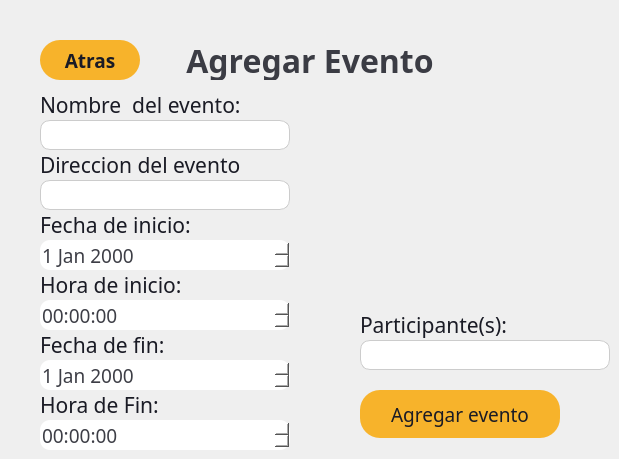
    <widget class="QWidget" name="AddEvents">
     <widget class="QPushButton" name="backBTN_5">
      <property name="geometry">
       <rect>
        <x>40</x>
        <y>40</y>
        <width>100</width>
        <height>40</height>
       </rect>
      </property>
      <property name="font">
       <font>
        <family>IBM Plex Mono</family>
        <pointsize>14</pointsize>
        <weight>75</weight>
        <bold>true</bold>
       </font>
      </property>
      <property name="styleSheet">
       <string notr="true">QPushButton {
    border-radius: 20px;
    background-color: #f7b32b;
color: #1a1b25;
}

QPushButton:hover {
    background-color: #ffc04c; /* Change color on hover */
}

QPushButton:pressed {
    background-color: #d18f23; /* Change color when pressed */
}
</string>
      </property>
      <property name="text">
       <string>Atras</string>
      </property>
      <property name="icon">
       <iconset resource="img.qrc">
        <normaloff>:/icons/atras.svg</normaloff>:/icons/atras.svg</iconset>
      </property>
      <property name="iconSize">
       <size>
        <width>24</width>
        <height>24</height>
       </size>
      </property>
     </widget>
     <widget class="QLabel" name="mainHeader_5">
      <property name="geometry">
       <rect>
        <x>150</x>
        <y>40</y>
        <width>320</width>
        <height>40</height>
       </rect>
      </property>
      <property name="palette">
       <palette>
        <active>
         <colorrole role="WindowText">
          <brush brushstyle="SolidPattern">
           <color alpha="216">
            <red>26</red>
            <green>27</green>
            <blue>37</blue>
           </color>
          </brush>
         </colorrole>
         <colorrole role="Base">
          <brush brushstyle="SolidPattern">
           <color alpha="255">
            <red>30</red>
            <green>30</green>
            <blue>30</blue>
           </color>
          </brush>
         </colorrole>
         <colorrole role="Window">
          <brush brushstyle="SolidPattern">
           <color alpha="255">
            <red>242</red>
            <green>243</green>
            <blue>244</blue>
           </color>
          </brush>
         </colorrole>
        </active>
        <inactive>
         <colorrole role="WindowText">
          <brush brushstyle="SolidPattern">
           <color alpha="216">
            <red>26</red>
            <green>27</green>
            <blue>37</blue>
           </color>
          </brush>
         </colorrole>
         <colorrole role="Base">
          <brush brushstyle="SolidPattern">
           <color alpha="255">
            <red>30</red>
            <green>30</green>
            <blue>30</blue>
           </color>
          </brush>
         </colorrole>
         <colorrole role="Window">
          <brush brushstyle="SolidPattern">
           <color alpha="255">
            <red>242</red>
            <green>243</green>
            <blue>244</blue>
           </color>
          </brush>
         </colorrole>
        </inactive>
        <disabled>
         <colorrole role="WindowText">
          <brush brushstyle="SolidPattern">
           <color alpha="63">
            <red>255</red>
            <green>255</green>
            <blue>255</blue>
           </color>
          </brush>
         </colorrole>
         <colorrole role="Base">
          <brush brushstyle="SolidPattern">
           <color alpha="255">
            <red>242</red>
            <green>243</green>
            <blue>244</blue>
           </color>
          </brush>
         </colorrole>
         <colorrole role="Window">
          <brush brushstyle="SolidPattern">
           <color alpha="255">
            <red>242</red>
            <green>243</green>
            <blue>244</blue>
           </color>
          </brush>
         </colorrole>
        </disabled>
       </palette>
      </property>
      <property name="font">
       <font>
        <family>IBM Plex Mono</family>
        <pointsize>24</pointsize>
        <weight>75</weight>
        <bold>true</bold>
       </font>
      </property>
      <property name="text">
       <string>Agregar Evento</string>
      </property>
      <property name="alignment">
       <set>Qt::AlignCenter</set>
      </property>
     </widget>
     <widget class="QLabel" name="nombreEventoLabel">
      <property name="geometry">
       <rect>
        <x>40</x>
        <y>90</y>
        <width>200</width>
        <height>30</height>
       </rect>
      </property>
      <property name="font">
       <font>
        <family>IBM Plex Mono</family>
        <pointsize>16</pointsize>
       </font>
      </property>
      <property name="styleSheet">
       <string notr="true"> QLabel {
    color: #1a1b25; /* Text color */
}</string>
      </property>
      <property name="text">
       <string>Nombre  del evento:</string>
      </property>
     </widget>
     <widget class="QLineEdit" name="nombreEventoInput">
      <property name="geometry">
       <rect>
        <x>40</x>
        <y>120</y>
        <width>250</width>
        <height>30</height>
       </rect>
      </property>
      <property name="font">
       <font>
        <family>.AppleSystemUIFont</family>
        <pointsize>14</pointsize>
       </font>
      </property>
      <property name="styleSheet">
       <string notr="true">/* Stylesheet for QLineEdit */
QLineEdit {
    border-radius: 10px; /* Adjust border radius as needed */
    background-color: #ffffff; /* Background color for the line edit */
    padding: 5px; /* Adjust padding as needed */
    border: 1px solid #cccccc; /* Border color and width */
    color: #333333; /* Text color */
}

/* Stylesheet for QLineEdit when focused */
QLineEdit:focus {
    border-color: #0078d7; /* Change border color when the line edit is focused */
}</string>
      </property>
      <property name="text">
       <string/>
      </property>
     </widget>
     <widget class="QLabel" name="imgevent">
      <property name="geometry">
       <rect>
        <x>310</x>
        <y>70</y>
        <width>300</width>
        <height>270</height>
       </rect>
      </property>
      <property name="text">
       <string/>
      </property>
      <property name="pixmap">
       <pixmap resource="img.qrc">:/img/addEvent.png</pixmap>
      </property>
     </widget>
     <widget class="QLabel" name="addressEventoLabel">
      <property name="geometry">
       <rect>
        <x>40</x>
        <y>150</y>
        <width>200</width>
        <height>30</height>
       </rect>
      </property>
      <property name="font">
       <font>
        <family>IBM Plex Mono</family>
        <pointsize>16</pointsize>
       </font>
      </property>
      <property name="styleSheet">
       <string notr="true"> QLabel {
    color: #1a1b25; /* Text color */
}</string>
      </property>
      <property name="text">
       <string>Direccion del evento:</string>
      </property>
     </widget>
     <widget class="QLineEdit" name="addressEventoInput">
      <property name="geometry">
       <rect>
        <x>40</x>
        <y>180</y>
        <width>250</width>
        <height>30</height>
       </rect>
      </property>
      <property name="font">
       <font>
        <family>IBM Plex Mono</family>
        <pointsize>14</pointsize>
       </font>
      </property>
      <property name="styleSheet">
       <string notr="true">/* Stylesheet for QLineEdit */
QLineEdit {
    border-radius: 10px; /* Adjust border radius as needed */
    background-color: #ffffff; /* Background color for the line edit */
    padding: 5px; /* Adjust padding as needed */
    border: 1px solid #cccccc; /* Border color and width */
    color: #333333; /* Text color */
}

/* Stylesheet for QLineEdit when focused */
QLineEdit:focus {
    border-color: #0078d7; /* Change border color when the line edit is focused */
}</string>
      </property>
      <property name="text">
       <string/>
      </property>
     </widget>
     <widget class="QDateEdit" name="fechaInicioInput">
      <property name="geometry">
       <rect>
        <x>40</x>
        <y>240</y>
        <width>250</width>
        <height>30</height>
       </rect>
      </property>
      <property name="palette">
       <palette>
        <active>
         <colorrole role="Button">
          <brush brushstyle="SolidPattern">
           <color alpha="255">
            <red>255</red>
            <green>255</green>
            <blue>255</blue>
           </color>
          </brush>
         </colorrole>
         <colorrole role="Text">
          <brush brushstyle="SolidPattern">
           <color alpha="216">
            <red>26</red>
            <green>27</green>
            <blue>37</blue>
           </color>
          </brush>
         </colorrole>
         <colorrole role="Base">
          <brush brushstyle="SolidPattern">
           <color alpha="255">
            <red>255</red>
            <green>255</green>
            <blue>255</blue>
           </color>
          </brush>
         </colorrole>
         <colorrole role="Window">
          <brush brushstyle="SolidPattern">
           <color alpha="255">
            <red>255</red>
            <green>255</green>
            <blue>255</blue>
           </color>
          </brush>
         </colorrole>
         <colorrole role="PlaceholderText">
          <brush brushstyle="SolidPattern">
           <color alpha="128">
            <red>26</red>
            <green>27</green>
            <blue>37</blue>
           </color>
          </brush>
         </colorrole>
        </active>
        <inactive>
         <colorrole role="Button">
          <brush brushstyle="SolidPattern">
           <color alpha="255">
            <red>255</red>
            <green>255</green>
            <blue>255</blue>
           </color>
          </brush>
         </colorrole>
         <colorrole role="Text">
          <brush brushstyle="SolidPattern">
           <color alpha="216">
            <red>26</red>
            <green>27</green>
            <blue>37</blue>
           </color>
          </brush>
         </colorrole>
         <colorrole role="Base">
          <brush brushstyle="SolidPattern">
           <color alpha="255">
            <red>255</red>
            <green>255</green>
            <blue>255</blue>
           </color>
          </brush>
         </colorrole>
         <colorrole role="Window">
          <brush brushstyle="SolidPattern">
           <color alpha="255">
            <red>255</red>
            <green>255</green>
            <blue>255</blue>
           </color>
          </brush>
         </colorrole>
         <colorrole role="PlaceholderText">
          <brush brushstyle="SolidPattern">
           <color alpha="128">
            <red>26</red>
            <green>27</green>
            <blue>37</blue>
           </color>
          </brush>
         </colorrole>
        </inactive>
        <disabled>
         <colorrole role="Button">
          <brush brushstyle="SolidPattern">
           <color alpha="255">
            <red>255</red>
            <green>255</green>
            <blue>255</blue>
           </color>
          </brush>
         </colorrole>
         <colorrole role="Text">
          <brush brushstyle="SolidPattern">
           <color alpha="63">
            <red>255</red>
            <green>255</green>
            <blue>255</blue>
           </color>
          </brush>
         </colorrole>
         <colorrole role="Base">
          <brush brushstyle="SolidPattern">
           <color alpha="255">
            <red>255</red>
            <green>255</green>
            <blue>255</blue>
           </color>
          </brush>
         </colorrole>
         <colorrole role="Window">
          <brush brushstyle="SolidPattern">
           <color alpha="255">
            <red>255</red>
            <green>255</green>
            <blue>255</blue>
           </color>
          </brush>
         </colorrole>
         <colorrole role="PlaceholderText">
          <brush brushstyle="SolidPattern">
           <color alpha="128">
            <red>255</red>
            <green>255</green>
            <blue>255</blue>
           </color>
          </brush>
         </colorrole>
        </disabled>
       </palette>
      </property>
      <property name="font">
       <font>
        <family>IBM Plex Mono</family>
        <pointsize>14</pointsize>
       </font>
      </property>
      <property name="styleSheet">
       <string notr="true">/* Stylesheet for QDateEdit */
QDateEdit {
    border-radius: 10px; /* Adjust border radius as needed */
    background-color: #ffffff; /* Background color for the date edit */
}

/* Stylesheet for QLineEdit within QDateEdit */
QDateEdit QLineEdit {
    border-radius: 10px; /* Adjust border radius as needed */
    background-color: #ffffff; /* Background color for the line edit */
    padding: 5px; /* Adjust padding as needed */
    border: 1px solid #cccccc; /* Border color and width */
    color: #1a1b25; /* Text color */
}

/* Stylesheet for QLineEdit within QDateEdit when focused */
QDateEdit QLineEdit:focus {
    border-color: #0078d7; /* Change border color when the line edit is focused */
}
</string>
      </property>
     </widget>
     <widget class="QLabel" name="fechaIN">
      <property name="geometry">
       <rect>
        <x>40</x>
        <y>210</y>
        <width>200</width>
        <height>30</height>
       </rect>
      </property>
      <property name="font">
       <font>
        <family>IBM Plex Mono</family>
        <pointsize>16</pointsize>
       </font>
      </property>
      <property name="styleSheet">
       <string notr="true"> QLabel {
    color: #1a1b25; /* Text color */
}</string>
      </property>
      <property name="text">
       <string>Fecha de inicio:</string>
      </property>
     </widget>
     <widget class="QLabel" name="horaIN">
      <property name="geometry">
       <rect>
        <x>40</x>
        <y>270</y>
        <width>200</width>
        <height>30</height>
       </rect>
      </property>
      <property name="font">
       <font>
        <family>IBM Plex Mono</family>
        <pointsize>16</pointsize>
       </font>
      </property>
      <property name="styleSheet">
       <string notr="true"> QLabel {
    color: #1a1b25; /* Text color */
}</string>
      </property>
      <property name="text">
       <string>Hora de inicio:</string>
      </property>
     </widget>
     <widget class="QTimeEdit" name="horaInicioInput">
      <property name="geometry">
       <rect>
        <x>40</x>
        <y>300</y>
        <width>250</width>
        <height>30</height>
       </rect>
      </property>
      <property name="palette">
       <palette>
        <active>
         <colorrole role="Button">
          <brush brushstyle="SolidPattern">
           <color alpha="255">
            <red>255</red>
            <green>255</green>
            <blue>255</blue>
           </color>
          </brush>
         </colorrole>
         <colorrole role="Text">
          <brush brushstyle="SolidPattern">
           <color alpha="216">
            <red>26</red>
            <green>27</green>
            <blue>37</blue>
           </color>
          </brush>
         </colorrole>
         <colorrole role="Base">
          <brush brushstyle="SolidPattern">
           <color alpha="255">
            <red>255</red>
            <green>255</green>
            <blue>255</blue>
           </color>
          </brush>
         </colorrole>
         <colorrole role="Window">
          <brush brushstyle="SolidPattern">
           <color alpha="255">
            <red>255</red>
            <green>255</green>
            <blue>255</blue>
           </color>
          </brush>
         </colorrole>
         <colorrole role="PlaceholderText">
          <brush brushstyle="SolidPattern">
           <color alpha="128">
            <red>26</red>
            <green>27</green>
            <blue>37</blue>
           </color>
          </brush>
         </colorrole>
        </active>
        <inactive>
         <colorrole role="Button">
          <brush brushstyle="SolidPattern">
           <color alpha="255">
            <red>255</red>
            <green>255</green>
            <blue>255</blue>
           </color>
          </brush>
         </colorrole>
         <colorrole role="Text">
          <brush brushstyle="SolidPattern">
           <color alpha="216">
            <red>26</red>
            <green>27</green>
            <blue>37</blue>
           </color>
          </brush>
         </colorrole>
         <colorrole role="Base">
          <brush brushstyle="SolidPattern">
           <color alpha="255">
            <red>255</red>
            <green>255</green>
            <blue>255</blue>
           </color>
          </brush>
         </colorrole>
         <colorrole role="Window">
          <brush brushstyle="SolidPattern">
           <color alpha="255">
            <red>255</red>
            <green>255</green>
            <blue>255</blue>
           </color>
          </brush>
         </colorrole>
         <colorrole role="PlaceholderText">
          <brush brushstyle="SolidPattern">
           <color alpha="128">
            <red>26</red>
            <green>27</green>
            <blue>37</blue>
           </color>
          </brush>
         </colorrole>
        </inactive>
        <disabled>
         <colorrole role="Button">
          <brush brushstyle="SolidPattern">
           <color alpha="255">
            <red>255</red>
            <green>255</green>
            <blue>255</blue>
           </color>
          </brush>
         </colorrole>
         <colorrole role="Text">
          <brush brushstyle="SolidPattern">
           <color alpha="63">
            <red>255</red>
            <green>255</green>
            <blue>255</blue>
           </color>
          </brush>
         </colorrole>
         <colorrole role="Base">
          <brush brushstyle="SolidPattern">
           <color alpha="255">
            <red>255</red>
            <green>255</green>
            <blue>255</blue>
           </color>
          </brush>
         </colorrole>
         <colorrole role="Window">
          <brush brushstyle="SolidPattern">
           <color alpha="255">
            <red>255</red>
            <green>255</green>
            <blue>255</blue>
           </color>
          </brush>
         </colorrole>
         <colorrole role="PlaceholderText">
          <brush brushstyle="SolidPattern">
           <color alpha="128">
            <red>255</red>
            <green>255</green>
            <blue>255</blue>
           </color>
          </brush>
         </colorrole>
        </disabled>
       </palette>
      </property>
      <property name="font">
       <font>
        <family>IBM Plex Mono</family>
        <pointsize>14</pointsize>
       </font>
      </property>
      <property name="styleSheet">
       <string notr="true">/* Stylesheet for QDateEdit */
QTimeEdit  {
    border-radius: 10px; /* Adjust border radius as needed */
    background-color: #ffffff; /* Background color for the date edit */
}

/* Stylesheet for QLineEdit within QDateEdit */
QTimeEdit QLineEdit {
    border-radius: 10px; /* Adjust border radius as needed */
    background-color: #ffffff; /* Background color for the line edit */
    padding: 5px; /* Adjust padding as needed */
    border: 1px solid #cccccc; /* Border color and width */
    color: #1a1b25; /* Text color */
}

/* Stylesheet for QLineEdit within QDateEdit when focused */
QTimeEdit QLineEdit:focus {
    border-color: #0078d7; /* Change border color when the line edit is focused */
}
</string>
      </property>
     </widget>
     <widget class="QLabel" name="fechaFin">
      <property name="geometry">
       <rect>
        <x>40</x>
        <y>330</y>
        <width>200</width>
        <height>30</height>
       </rect>
      </property>
      <property name="font">
       <font>
        <family>IBM Plex Mono</family>
        <pointsize>16</pointsize>
       </font>
      </property>
      <property name="styleSheet">
       <string notr="true"> QLabel {
    color: #1a1b25; /* Text color */
}</string>
      </property>
      <property name="text">
       <string>Fecha de fin:</string>
      </property>
     </widget>
     <widget class="QDateEdit" name="fechaFinInput">
      <property name="geometry">
       <rect>
        <x>40</x>
        <y>360</y>
        <width>250</width>
        <height>30</height>
       </rect>
      </property>
      <property name="palette">
       <palette>
        <active>
         <colorrole role="Button">
          <brush brushstyle="SolidPattern">
           <color alpha="255">
            <red>255</red>
            <green>255</green>
            <blue>255</blue>
           </color>
          </brush>
         </colorrole>
         <colorrole role="Text">
          <brush brushstyle="SolidPattern">
           <color alpha="216">
            <red>26</red>
            <green>27</green>
            <blue>37</blue>
           </color>
          </brush>
         </colorrole>
         <colorrole role="Base">
          <brush brushstyle="SolidPattern">
           <color alpha="255">
            <red>255</red>
            <green>255</green>
            <blue>255</blue>
           </color>
          </brush>
         </colorrole>
         <colorrole role="Window">
          <brush brushstyle="SolidPattern">
           <color alpha="255">
            <red>255</red>
            <green>255</green>
            <blue>255</blue>
           </color>
          </brush>
         </colorrole>
         <colorrole role="PlaceholderText">
          <brush brushstyle="SolidPattern">
           <color alpha="128">
            <red>26</red>
            <green>27</green>
            <blue>37</blue>
           </color>
          </brush>
         </colorrole>
        </active>
        <inactive>
         <colorrole role="Button">
          <brush brushstyle="SolidPattern">
           <color alpha="255">
            <red>255</red>
            <green>255</green>
            <blue>255</blue>
           </color>
          </brush>
         </colorrole>
         <colorrole role="Text">
          <brush brushstyle="SolidPattern">
           <color alpha="216">
            <red>26</red>
            <green>27</green>
            <blue>37</blue>
           </color>
          </brush>
         </colorrole>
         <colorrole role="Base">
          <brush brushstyle="SolidPattern">
           <color alpha="255">
            <red>255</red>
            <green>255</green>
            <blue>255</blue>
           </color>
          </brush>
         </colorrole>
         <colorrole role="Window">
          <brush brushstyle="SolidPattern">
           <color alpha="255">
            <red>255</red>
            <green>255</green>
            <blue>255</blue>
           </color>
          </brush>
         </colorrole>
         <colorrole role="PlaceholderText">
          <brush brushstyle="SolidPattern">
           <color alpha="128">
            <red>26</red>
            <green>27</green>
            <blue>37</blue>
           </color>
          </brush>
         </colorrole>
        </inactive>
        <disabled>
         <colorrole role="Button">
          <brush brushstyle="SolidPattern">
           <color alpha="255">
            <red>255</red>
            <green>255</green>
            <blue>255</blue>
           </color>
          </brush>
         </colorrole>
         <colorrole role="Text">
          <brush brushstyle="SolidPattern">
           <color alpha="63">
            <red>255</red>
            <green>255</green>
            <blue>255</blue>
           </color>
          </brush>
         </colorrole>
         <colorrole role="Base">
          <brush brushstyle="SolidPattern">
           <color alpha="255">
            <red>255</red>
            <green>255</green>
            <blue>255</blue>
           </color>
          </brush>
         </colorrole>
         <colorrole role="Window">
          <brush brushstyle="SolidPattern">
           <color alpha="255">
            <red>255</red>
            <green>255</green>
            <blue>255</blue>
           </color>
          </brush>
         </colorrole>
         <colorrole role="PlaceholderText">
          <brush brushstyle="SolidPattern">
           <color alpha="128">
            <red>255</red>
            <green>255</green>
            <blue>255</blue>
           </color>
          </brush>
         </colorrole>
        </disabled>
       </palette>
      </property>
      <property name="font">
       <font>
        <family>IBM Plex Mono</family>
        <pointsize>14</pointsize>
       </font>
      </property>
      <property name="styleSheet">
       <string notr="true">/* Stylesheet for QDateEdit */
QDateEdit {
    border-radius: 10px; /* Adjust border radius as needed */
    background-color: #ffffff; /* Background color for the date edit */
}

/* Stylesheet for QLineEdit within QDateEdit */
QDateEdit QLineEdit {
    border-radius: 10px; /* Adjust border radius as needed */
    background-color: #ffffff; /* Background color for the line edit */
    padding: 5px; /* Adjust padding as needed */
    border: 1px solid #cccccc; /* Border color and width */
    color: #1a1b25; /* Text color */
}

/* Stylesheet for QLineEdit within QDateEdit when focused */
QDateEdit QLineEdit:focus {
    border-color: #0078d7; /* Change border color when the line edit is focused */
}
</string>
      </property>
     </widget>
     <widget class="QLabel" name="horaFin">
      <property name="geometry">
       <rect>
        <x>40</x>
        <y>390</y>
        <width>200</width>
        <height>30</height>
       </rect>
      </property>
      <property name="font">
       <font>
        <family>IBM Plex Mono</family>
        <pointsize>16</pointsize>
       </font>
      </property>
      <property name="styleSheet">
       <string notr="true"> QLabel {
    color: #1a1b25; /* Text color */
}</string>
      </property>
      <property name="text">
       <string>Hora de Fin:</string>
      </property>
     </widget>
     <widget class="QTimeEdit" name="horaFinInput">
      <property name="geometry">
       <rect>
        <x>40</x>
        <y>420</y>
        <width>250</width>
        <height>30</height>
       </rect>
      </property>
      <property name="palette">
       <palette>
        <active>
         <colorrole role="Button">
          <brush brushstyle="SolidPattern">
           <color alpha="255">
            <red>255</red>
            <green>255</green>
            <blue>255</blue>
           </color>
          </brush>
         </colorrole>
         <colorrole role="Text">
          <brush brushstyle="SolidPattern">
           <color alpha="216">
            <red>26</red>
            <green>27</green>
            <blue>37</blue>
           </color>
          </brush>
         </colorrole>
         <colorrole role="Base">
          <brush brushstyle="SolidPattern">
           <color alpha="255">
            <red>255</red>
            <green>255</green>
            <blue>255</blue>
           </color>
          </brush>
         </colorrole>
         <colorrole role="Window">
          <brush brushstyle="SolidPattern">
           <color alpha="255">
            <red>255</red>
            <green>255</green>
            <blue>255</blue>
           </color>
          </brush>
         </colorrole>
         <colorrole role="PlaceholderText">
          <brush brushstyle="SolidPattern">
           <color alpha="128">
            <red>26</red>
            <green>27</green>
            <blue>37</blue>
           </color>
          </brush>
         </colorrole>
        </active>
        <inactive>
         <colorrole role="Button">
          <brush brushstyle="SolidPattern">
           <color alpha="255">
            <red>255</red>
            <green>255</green>
            <blue>255</blue>
           </color>
          </brush>
         </colorrole>
         <colorrole role="Text">
          <brush brushstyle="SolidPattern">
           <color alpha="216">
            <red>26</red>
            <green>27</green>
            <blue>37</blue>
           </color>
          </brush>
         </colorrole>
         <colorrole role="Base">
          <brush brushstyle="SolidPattern">
           <color alpha="255">
            <red>255</red>
            <green>255</green>
            <blue>255</blue>
           </color>
          </brush>
         </colorrole>
         <colorrole role="Window">
          <brush brushstyle="SolidPattern">
           <color alpha="255">
            <red>255</red>
            <green>255</green>
            <blue>255</blue>
           </color>
          </brush>
         </colorrole>
         <colorrole role="PlaceholderText">
          <brush brushstyle="SolidPattern">
           <color alpha="128">
            <red>26</red>
            <green>27</green>
            <blue>37</blue>
           </color>
          </brush>
         </colorrole>
        </inactive>
        <disabled>
         <colorrole role="Button">
          <brush brushstyle="SolidPattern">
           <color alpha="255">
            <red>255</red>
            <green>255</green>
            <blue>255</blue>
           </color>
          </brush>
         </colorrole>
         <colorrole role="Text">
          <brush brushstyle="SolidPattern">
           <color alpha="63">
            <red>255</red>
            <green>255</green>
            <blue>255</blue>
           </color>
          </brush>
         </colorrole>
         <colorrole role="Base">
          <brush brushstyle="SolidPattern">
           <color alpha="255">
            <red>255</red>
            <green>255</green>
            <blue>255</blue>
           </color>
          </brush>
         </colorrole>
         <colorrole role="Window">
          <brush brushstyle="SolidPattern">
           <color alpha="255">
            <red>255</red>
            <green>255</green>
            <blue>255</blue>
           </color>
          </brush>
         </colorrole>
         <colorrole role="PlaceholderText">
          <brush brushstyle="SolidPattern">
           <color alpha="128">
            <red>255</red>
            <green>255</green>
            <blue>255</blue>
           </color>
          </brush>
         </colorrole>
        </disabled>
       </palette>
      </property>
      <property name="font">
       <font>
        <family>IBM Plex Mono</family>
        <pointsize>14</pointsize>
       </font>
      </property>
      <property name="styleSheet">
       <string notr="true">/* Stylesheet for QDateEdit */
QTimeEdit  {
    border-radius: 10px; /* Adjust border radius as needed */
    background-color: #ffffff; /* Background color for the date edit */
}

/* Stylesheet for QLineEdit within QDateEdit */
QTimeEdit QLineEdit {
    border-radius: 10px; /* Adjust border radius as needed */
    background-color: #ffffff; /* Background color for the line edit */
    padding: 5px; /* Adjust padding as needed */
    border: 1px solid #cccccc; /* Border color and width */
    color: #1a1b25; /* Text color */
}

/* Stylesheet for QLineEdit within QDateEdit when focused */
QTimeEdit QLineEdit:focus {
    border-color: #0078d7; /* Change border color when the line edit is focused */
}
</string>
      </property>
     </widget>
     <widget class="QPushButton" name="agregarEventoBTN">
      <property name="geometry">
       <rect>
        <x>360</x>
        <y>390</y>
        <width>200</width>
        <height>48</height>
       </rect>
      </property>
      <property name="font">
       <font>
        <family>IBM Plex Mono</family>
        <pointsize>14</pointsize>
       </font>
      </property>
      <property name="styleSheet">
       <string notr="true">QPushButton {
    border-radius: 20px;
    background-color: #f7b32b;
color: #1a1b25;

}

QPushButton:hover {
    background-color: #ffc04c; /* Change color on hover */
}

QPushButton:pressed {
    background-color: #d18f23; /* Change color when pressed */
}
</string>
      </property>
      <property name="text">
       <string>Agregar evento</string>
      </property>
      <property name="icon">
       <iconset resource="img.qrc">
        <normaloff>:/icons/add_event.svg</normaloff>:/icons/add_event.svg</iconset>
      </property>
      <property name="iconSize">
       <size>
        <width>24</width>
        <height>24</height>
       </size>
      </property>
     </widget>
     <widget class="QLabel" name="participantesLabel">
      <property name="geometry">
       <rect>
        <x>360</x>
        <y>310</y>
        <width>200</width>
        <height>30</height>
       </rect>
      </property>
      <property name="font">
       <font>
        <family>IBM Plex Mono</family>
        <pointsize>16</pointsize>
       </font>
      </property>
      <property name="styleSheet">
       <string notr="true"> QLabel {
    color: #1a1b25; /* Text color */
}</string>
      </property>
      <property name="text">
       <string>Participante(s):</string>
      </property>
     </widget>
     <widget class="QLineEdit" name="participantesInput">
      <property name="geometry">
       <rect>
        <x>360</x>
        <y>340</y>
        <width>250</width>
        <height>30</height>
       </rect>
      </property>
      <property name="font">
       <font>
        <family>.AppleSystemUIFont</family>
        <pointsize>14</pointsize>
       </font>
      </property>
      <property name="styleSheet">
       <string notr="true">/* Stylesheet for QLineEdit */
QLineEdit {
    border-radius: 10px; /* Adjust border radius as needed */
    background-color: #ffffff; /* Background color for the line edit */
    padding: 5px; /* Adjust padding as needed */
    border: 1px solid #cccccc; /* Border color and width */
    color: #333333; /* Text color */
}

/* Stylesheet for QLineEdit when focused */
QLineEdit:focus {
    border-color: #0078d7; /* Change border color when the line edit is focused */
}</string>
      </property>
      <property name="text">
       <string/>
      </property>
     </widget>
    </widget>
